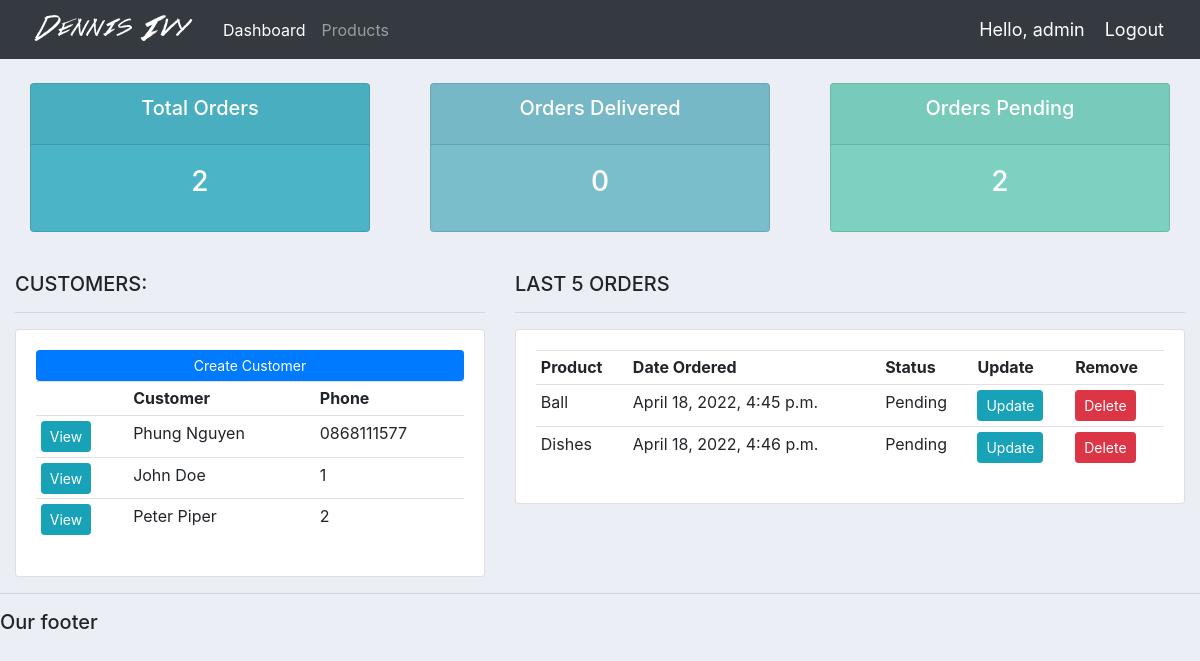
Page / (signed in) on the earlier database version.
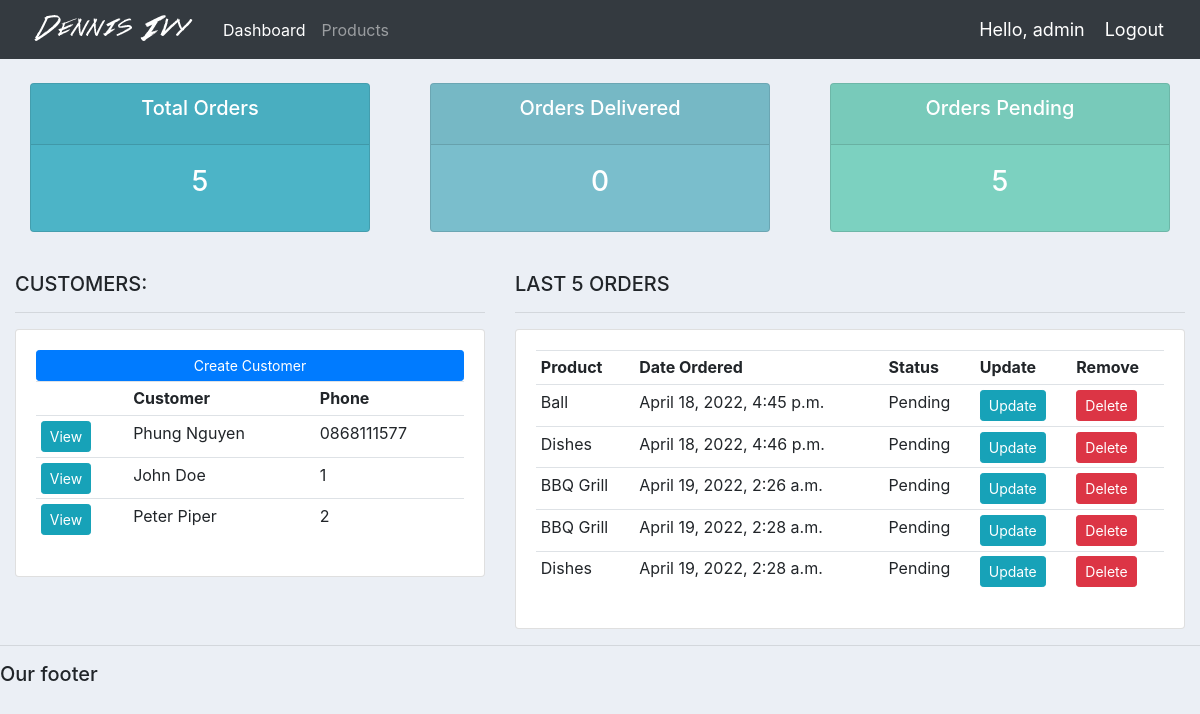
Same page on the later database version.
### accounts/models.py (models this page shows, shortened)
class Customer(models.Model):
	name = models.CharField(max_length=200, null=True)
	phone = models.CharField(max_length=200, null=True)
	email = models.CharField(max_length=200, null=True)
	date_created = models.DateTimeField(auto_now_add=True, null=True)

class Order(models.Model):
	STATUS = (
			('Pending', 'Pending'),
			('Out for delivery', 'Out for delivery'),
			('Delivered', 'Delivered'),
			)
	customer = models.ForeignKey(Customer, null=True, on_delete= models.SET_NULL)
	product = models.ForeignKey(Product, null=True, on_delete= models.SET_NULL)
	date_created = models.DateTimeField(auto_now_add=True, null=True)
	status = models.CharField(max_length=200, null=True, choices=STATUS)
	note = models.CharField(max_length=1000, null=True)

class Product(models.Model):
	CATEGORY = (
			('Indoor', 'Indoor'),
			('Out Door', 'Out Door'),
			)
	name = models.CharField(max_length=200, null=True)
	price = models.FloatField(null=True)
	category = models.CharField(max_length=200, null=True, choices=CATEGORY)
	description = models.CharField(max_length=200, null=True, blank=True)
	date_created = models.DateTimeField(auto_now_add=True, null=True)
	tags = models.ManyToManyField(Tag)
	def __str__(self):
		return self.name

### accounts/views.py (the view)
# urls.py: path('', views.home, name="home"),
@login_required(login_url='login')
def home(request):
	orders = Order.objects.all()
	customers = Customer.objects.all()
	total_customers = customers.count()
	total_orders = orders.count()
	delivered = orders.filter(status='Delivered').count()
	pending = orders.filter(status='Pending').count()
	context = {'orders':orders, 'customers':customers,
	'total_orders':total_orders,'delivered':delivered,
	'pending':pending }
	return render(request, 'accounts/dashboard.html', context)

### accounts/templates/accounts/dashboard.html
{%  extends 'accounts/main.html' %}
{% block content %}
{%  include 'accounts/status.html' %}
<br>
<div class="row">
	<div class="col-md-5">
		<h5>CUSTOMERS:</h5>
		<hr>
		<div class="card card-body">
			<a class="btn btn-primary  btn-sm btn-block" href="">Create Customer</a>
			<table class="table table-sm">
				<tr>
					<th></th>
					<th>Customer</th>
					<th>Phone</th>
				</tr>
				{% for customer in customers %}
					<tr>
						<td><a class="btn btn-sm btn-info" href="{% url 'customer' customer.id %}">View</a></td>
						<td>{{customer.name}}</td>
						<td>{{customer.phone}}</td>
					</tr>
				{% endfor %}
			</table>
		</div>
	</div>
	<div class="col-md-7">
		<h5>LAST 5 ORDERS</h5>
		<hr>
		<div class="card card-body">
			<table class="table table-sm">
				<tr>
					<th>Product</th>
					<th>Date Ordered</th>
					<th>Status</th>
					<th>Update</th>
					<th>Remove</th>
				</tr>
				{% for order in orders %}
					<tr>
						<td>{{order.product}}</td>
						<td>{{order.date_created}}</td>
						<td>{{order.status}}</td>
						<td><a class="btn btn-sm btn-info" href="{% url 'update_order' order.id %}">Update</a></td>
						<td><a class="btn btn-sm btn-danger" href="{% url 'delete_order' order.id %}">Delete</a></td>
					</tr>
				{% endfor %}
			</table>
		</div>
	</div>
</div>
{% endblock %}

### accounts/templates/accounts/main.html (shortened to what this page needs)
{% load static %}
<!DOCTYPE html>
<html>
<head>
	<link rel="stylesheet" href="https://stackpath.bootstrapcdn.com/bootstrap/4.3.1/css/bootstrap.min.css">
	<link rel="stylesheet" type="text/css" href="{% static 'css/main.css' %}">
</head>
<body>
	{%  include 'accounts/navbar.html' %}
	<div class="container-fluid">
	{% block content %}
	{% endblock %}
    </div>
	<hr>
	<h5>Our footer</h5>
</body>
</html>

### accounts/templates/accounts/navbar.html (shortened to what this page needs)
{% load static %}
<nav class="navbar navbar-expand-lg navbar-dark bg-dark">
 <img src="{% static 'images/logo.png' %}">
  <div class="collapse navbar-collapse" id="navbarNav">
    <ul class="navbar-nav">
      <li class="nav-item active">
        <a class="nav-link" href="{% url 'home' %}">Dashboard</a>
      </li>
      <li class="nav-item">
        <a class="nav-link" href="{% url 'products' %}">Products</a>
      </li>
    </ul>
  </div>
  <span class="hello-msg">Hello, {{request.user}}</span>
  <span ><a  class="hello-msg" href="{% url 'logout' %}">Logout</a></span>
</nav>

### accounts/templates/accounts/status.html
<br>
<div class="row">
	<div class="col">
		<div class="col-md">
			<div class="card text-center text-white  mb-3" id="total-orders">
			  	<div class="card-header">
			  		<h5 class="card-title">Total Orders</h5>
			  	</div>
			  	<div class="card-body">
			    	<h3 class="card-title">{{total_orders}}</h3>
			  	</div>
			</div>
		</div>
	</div>
	<div class="col">
		<div class="col-md">
			<div class="card text-center text-white  mb-3" id="orders-delivered">
			  	<div class="card-header">
			  		<h5 class="card-title">Orders Delivered</h5>
			  	</div>
			  	<div class="card-body">
			    	<h3 class="card-title">{{delivered}}</h3>
			  	</div>
			</div>
		</div>
	</div>
	<div class="col">
		<div class="col-md">
			<div class="card text-center text-white  mb-3" id="orders-pending">
			  	<div class="card-header">
			  		<h5 class="card-title">Orders Pending</h5>
			  	</div>
			  	<div class="card-body">
			    	<h3 class="card-title">{{pending}}</h3>
			  	</div>
			</div>
		</div>
	</div>
</div>

### static/css/main.css (style rules this page uses)
body { background-color: #ebeff5; }
#total-orders { background-color: #4cb4c7; }
#orders-delivered { background-color: #7abecc; }
#orders-pending { background-color: #7CD1C0; }

### accounts/templates/accounts/navbar.html (style rules this page uses)
.hello-msg { font-size: 18px; color: #fff; margin-right: 20px; }

Differences in the rows shown:
added Order: product "BBQ Grill", date_created "April 19, 2022, 2:26 a.m.", status "Pending"
added Order: product "BBQ Grill", date_created "April 19, 2022, 2:28 a.m.", status "Pending"
added Order: product "Dishes", date_created "April 19, 2022, 2:28 a.m.", status "Pending"
Other differences:
{{ total_orders }}: "2" → "5"
{{ pending }}: "2" → "5"
